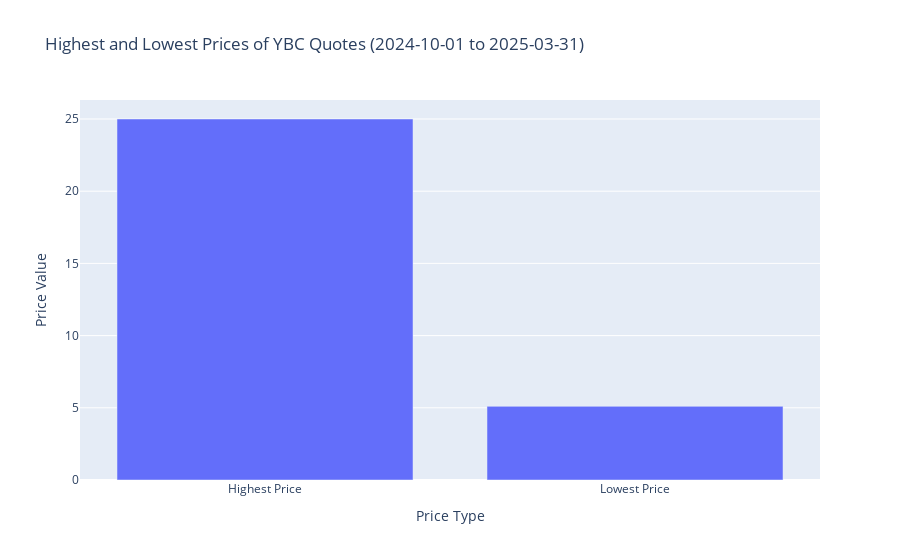

Notebook source saved alongside this figure:
### Code cell
response = await workflow.run(
    "Từ ngày 2024-10-01 đến 2025-03-31, giá cao nhất và thấp nhất của cổ phiếu YBC là bao nhiêu?",
)

print(str(response))

### Figure 1 — Plotly figure (JSON) as saved in the notebook; plotly's stock layout.template omitted (floating-point values rounded to 4 significant figures)
{"data": [{"type": "bar", "x": ["Highest Price", "Lowest Price"], "y": [25, 5.1]}], "layout": {"title": {"text": "Highest and Lowest Prices of YBC Quotes (2024-10-01 to 2025-03-31)"}, "xaxis": {"title": {"text": "Price Type"}}, "yaxis": {"title": {"text": "Price Value"}}}}
